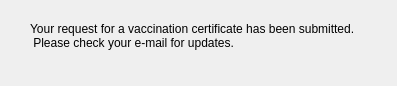
<?xml version="1.0" encoding="UTF-8"?>
<ui version="4.0">
 <class>VaxCertReq</class>
 <widget class="QDialog" name="VaxCertReq">
  <property name="geometry">
   <rect>
    <x>0</x>
    <y>0</y>
    <width>397</width>
    <height>86</height>
   </rect>
  </property>
  <property name="windowTitle">
   <string>Dialog</string>
  </property>
  <widget class="QLabel" name="label">
   <property name="geometry">
    <rect>
     <x>30</x>
     <y>20</y>
     <width>331</width>
     <height>31</height>
    </rect>
   </property>
   <property name="text">
    <string>Your request for a vaccination certificate has been submitted.
 Please check your e-mail for updates.</string>
   </property>
  </widget>
 </widget>
 <resources/>
 <connections/>
</ui>
